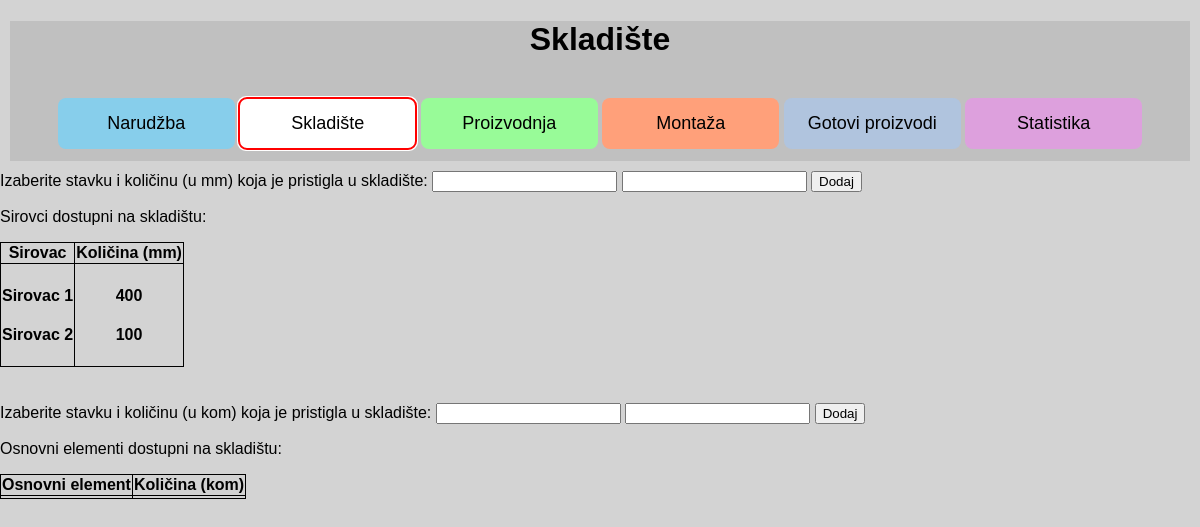
/first_btn, run on an earlier commit of the app's database.
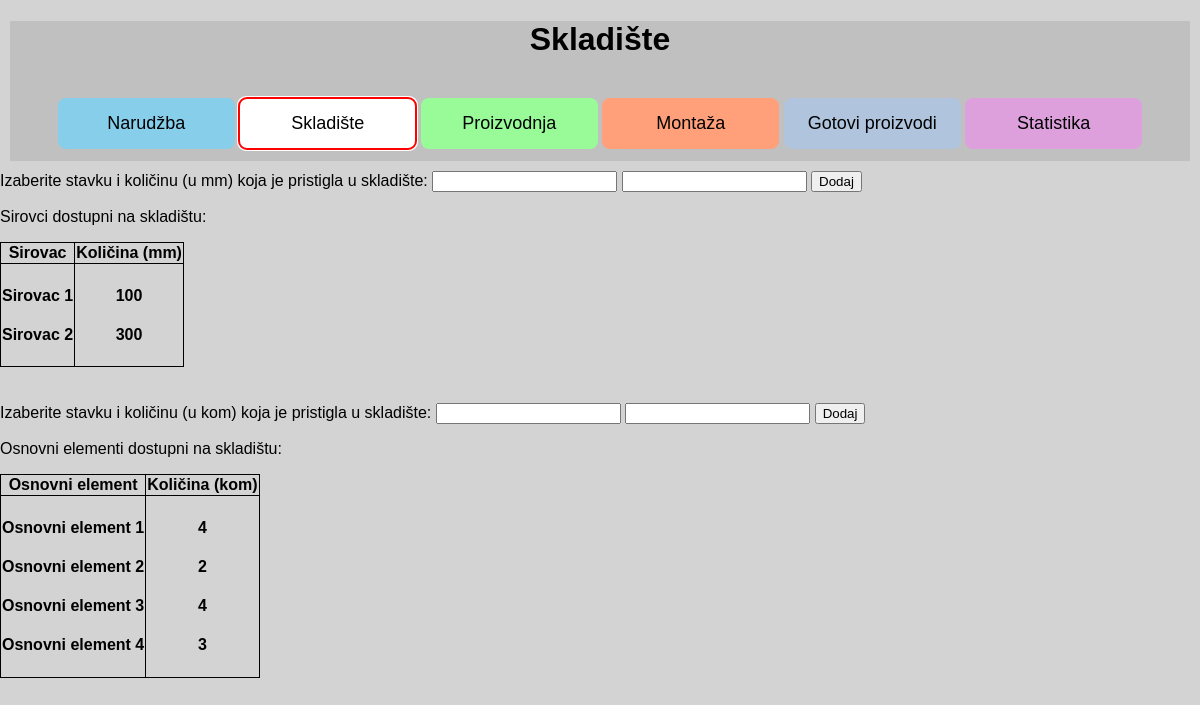
And on a later commit of the database.
### app.py (models this page shows, shortened)
class Input_Warehouse(db.Model):
    __tablename__ = "input_warehouse"
    id = db.Column(db.Integer, primary_key=True)
    name = db.Column(db.String(200), nullable=False)
    quantity = db.Column(db.Integer, nullable=False)

class Warehouse(db.Model):
    __tablename__ = "warehouse"
    auto_id = db.Column(db.Integer, primary_key=True)
    part_name = db.Column(db.String(200))
    part_quantity = db.Column(db.Integer)

### app.py (the view, shortened to what this page needs)
@app.route("/first_btn", methods=["POST", "GET"])
def first_button():
    return warehouse_page()

### app.py (called while the page is built)
@app.route("/warehouse")
def warehouse_page():
    raw_mat = Input_Warehouse.query.order_by(Input_Warehouse.id)
    part_available = Warehouse.query.order_by(Warehouse.part_name)
    return render_template("warehouse.html", sirovac=raw_mat, availability=part_available)

### templates/warehouse.html (shortened to what this page needs)
{% extends 'base.html' %}
{% block head %}
<link rel="stylesheet" href="{{ url_for('static', filename='css/warehouse.css') }}">
{% endblock %}
{% block body %}
<div class="content">
    <h1 id="Naslov">Skladište</h1>
    <br>
    <button class="btn btn-1" , onclick="window.location.href='/order'">Narudžba</button>
    <button class="btn btn-2" , onclick="window.location.href='/warehouse'">Skladište</button>
    <button class="btn btn-3" , onclick="window.location.href='/manufacturing'">Proizvodnja</button>
    <button class="btn btn-4" , onclick="window.location.href='/installation'">Montaža</button>
    <button class="btn btn-5" , onclick="window.location.href='/finishedproduct'">Gotovi proizvodi</button>
    <button class="btn btn-6" , onclick="window.location.href='/statistic'">Statistika</button>
</div>
<form action="first_btn" METHOD="POST" id="form1">
    <label for="warehouse">Izaberite stavku i količinu (u mm) koja je pristigla u skladište:</label>
    <input list="sirovci" name="sirovac" id="sirovac">
    <input type="number" name="kolicina" id="kolicina">
    <input type="submit" value="Dodaj" class="btn-secondary" id="botun_1">
</form>
<p>Sirovci dostupni na skladištu:</p>
<table>
    <tr>
        <th>Sirovac</th>
        <th>Količina (mm)</th>
    </tr>
    <tr>
        <td>
            {% for warehouse in sirovac %}
            <h4>
                {{warehouse.name}}
            </h4>
            {% endfor %}
        </td>
        <td>
            {% for warehouse in sirovac %}
            <h4 class="podatak">
                {{warehouse.quantity}}
            </h4>
            {% endfor %}
        </td>
    </tr>
</table>
<br><br>
<form action="second_btn" METHOD="POST">
    <label for="warehouse">Izaberite stavku i količinu (u kom) koja je pristigla u skladište:</label>
    <input list="new_part" name="new_part" id="new_part">
    <input type="number" name="kolicina_1" id="kolicina_1">
    <input type="submit" value="Dodaj" class="btn-secondary">
</form>
<p>Osnovni elementi dostupni na skladištu:</p>
<table>
    <tr>
        <th>Osnovni element</th>
        <th>Količina (kom)</th>
    </tr>
    <tr>
        <td>
            {% for warehouse in availability %}
            <h4>
                {{warehouse.part_name}}
            </h4>
            {% endfor %}
        </td>
        <td>
            {% for warehouse in availability %}
            <h4 class="podatak">
                {{warehouse.part_quantity}}
            </h4>
            {% endfor %}
        </td>
    </tr>
</table>
{% endblock %}

What changed in the data, as far as the page shows it:
changed Input_Warehouse "Sirovac 1": quantity "400" → "100"
changed Input_Warehouse "Sirovac 2": quantity "100" → "300"
added Warehouse: part_name "Osnovni element 1", part_quantity "4"
added Warehouse: part_name "Osnovni element 2", part_quantity "2"
added Warehouse: part_name "Osnovni element 3", part_quantity "4"
added Warehouse: part_name "Osnovni element 4", part_quantity "3"
